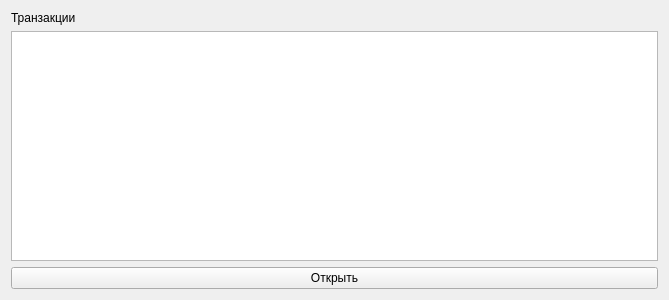
<?xml version="1.0" encoding="UTF-8"?>
<ui version="4.0">
 <class>TransactionWindow</class>
 <widget class="QWidget" name="TransactionWindow">
  <property name="geometry">
   <rect>
    <x>0</x>
    <y>0</y>
    <width>669</width>
    <height>300</height>
   </rect>
  </property>
  <property name="windowTitle">
   <string>TransactionWindow</string>
  </property>
  <layout class="QVBoxLayout" name="verticalLayout">
   <item>
    <widget class="QLabel" name="lblTransactions">
     <property name="text">
      <string>Транзакции</string>
     </property>
    </widget>
   </item>
   <item>
    <widget class="QPlainTextEdit" name="txtTransactions"/>
   </item>
   <item>
    <widget class="QPushButton" name="btnOpenFile">
     <property name="text">
      <string>Открыть</string>
     </property>
    </widget>
   </item>
  </layout>
 </widget>
 <resources/>
 <connections/>
</ui>
